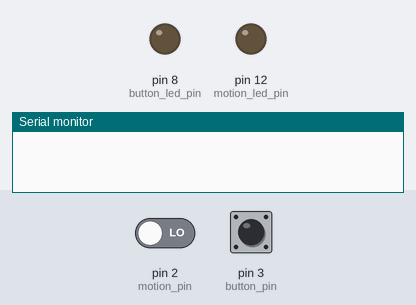
Simulated run of this sketch. Board: Arduino Uno, built with avr-gcc and run on an emulated ATmega328P. Shown: output pins drawn as LEDs (lit = HIGH), the last lines printed to the serial monitor. The inputs (shaded band) are chosen by the test bench; at power-on: pin 2 (motion_pin) LOW, pin 3 (button_pin) LOW.

Above: at 1.2 s.
1.3 s: pin 2 (motion_pin) driven HIGH
At 2.5 s:
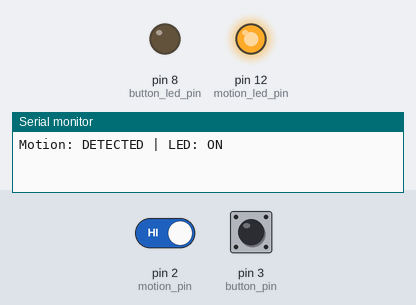
2.8 s: pin 3 (button_pin) pulled HIGH for 0.15 s
At 2.87 s:
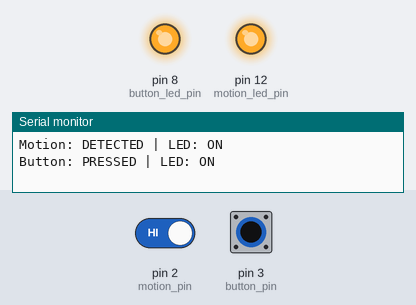
4.4 s: pin 3 (button_pin) pulled HIGH for 3.2 s
At 8.4 s:
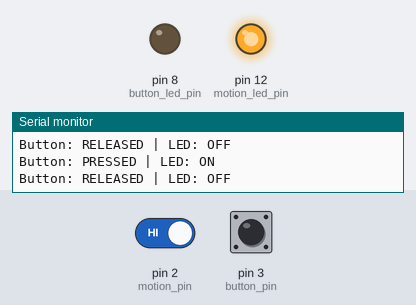
9.1 s: pin 2 (motion_pin) driven LOW
At 9.6 s:
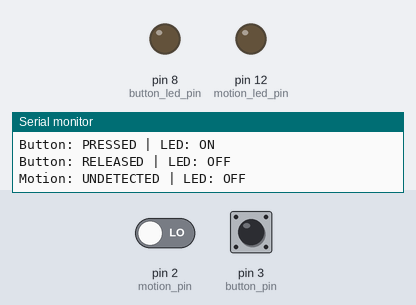
10.6 s: pin 3 (button_pin) pulled HIGH for 1 s
At 11.4 s:
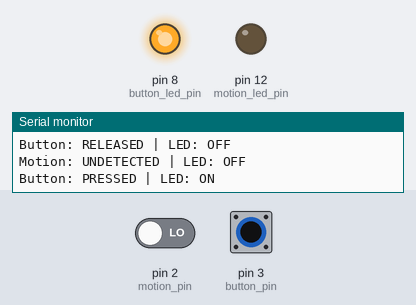
Timing chart, 0 to 13.6 s (numbered marks = the images above; inputs shaded):
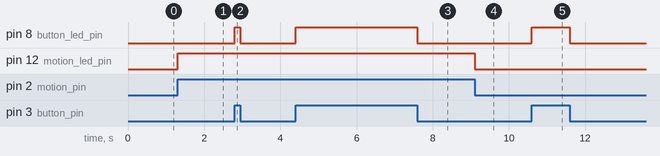

Measured:
- after the input at 1.3 s, pin 12 (motion_led_pin): LOW → HIGH at once
- after the input at 2.8 s, pin 8 (button_led_pin): LOW → HIGH at once, → LOW 0.15 s later
- after the input at 4.4 s, pin 8 (button_led_pin): LOW → HIGH at once, → LOW 3.2 s later
- after the input at 9.1 s, pin 12 (motion_led_pin): HIGH → LOW at once
- after the input at 10.6 s, pin 8 (button_led_pin): LOW → HIGH at once, → LOW 1.0 s later

The sketch:

Task_1.3C_Code.ino
```cpp
// Global variables
const uint8_t motion_led_pin = 12;
const uint8_t motion_pin = 2;

const uint8_t button_led_pin = 8;
const uint8_t button_pin = 3;

// Set up the serial monitor, input and output pins and interrupts
void setup()
{
	Serial.begin(9600);

    // Set the motion sensor and button pins to expect input
	pinMode(motion_pin, INPUT);
  	pinMode(button_pin, INPUT);

  	// Set the LED pins to provide output
	pinMode(motion_led_pin, OUTPUT);
  	pinMode(button_led_pin, OUTPUT);

  	// Define interrupts for the motion detection and button press
  	attachInterrupt(digitalPinToInterrupt(motion_pin), detectMotion, CHANGE);
	attachInterrupt(digitalPinToInterrupt(button_pin), detectPress, CHANGE);
}

// Loop that is constantly run as long as power is received
void loop()
{
  	// Add a 100ms delay to simulate system usage
  	delay(100);
}

// Function to run when the motion detector changes states
void detectMotion()
{
  	// If there is motion:
  	if (digitalRead(motion_pin) == HIGH)
  	{
		// Print that motion is detected
    	Serial.print("Motion: DETECTED ");

        // Turn the LED on
     	digitalWrite(motion_led_pin, HIGH);

     	// Print that the LED is on
     	Serial.println("| LED: ON");
    }

  	// If there is no motion:
  	else
    {
    	// Print that motion is not detected
    	Serial.print("Motion: UNDETECTED ");

        // Turn the LED off
     	digitalWrite(motion_led_pin, LOW);

     	// Print that the LED is on
     	Serial.println("| LED: OFF");
    }
}

// Function to interrupt when the button changes states
void detectPress()
{
  	// If the button is pressed:
  	if (digitalRead(button_pin) == HIGH)
  	{
		// Print that it is pressed
    	Serial.print("Button: PRESSED ");

        // Turn the LED on
     	digitalWrite(button_led_pin, HIGH);

     	// Print that the LED is on
     	Serial.println("| LED: ON");
    }

  	// If it is not being pressed/is released:
  	else
    {
    	// Print that button is released
    	Serial.print("Button: RELEASED ");

        // Turn the LED off
     	digitalWrite(button_led_pin, LOW);

     	// Print that the LED is on
     	Serial.println("| LED: OFF");
    }
}
```
